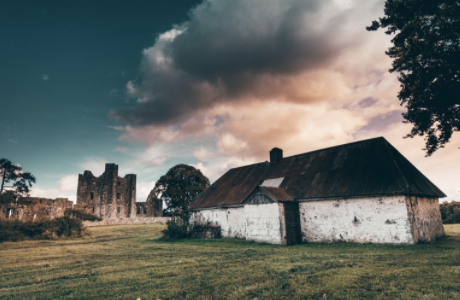
#> input picture tutcode/tree.png, 460 x 300 px, found by its file name
$ python blurring.py
#> lines starting #> are read from the running program, lines starting #| are printed output that depends on the picture
import numpy as np
import argparse
import cv2

ap = argparse.ArgumentParser()
ap.add_argument("-i", "--image",
	help = "Path to the image", default = "/Users/nicholasliu/Documents/adhoncs/csrepo/tutcode/tree.png")
args = vars(ap.parse_args())

image = cv2.imread(args["image"])
#> image is the input picture: shape (300, 460, 3); mean B, G, R 100, 105.4, 101.2
cv2.imshow("Original", image)

#hstack is horizontal stack
blurred = np.vstack([
    #kernels are like windows that take an average of the points in the area around it
	cv2.blur(image, (3, 3)),
	cv2.blur(image, (5, 5)),
	cv2.blur(image, (19, 19))])
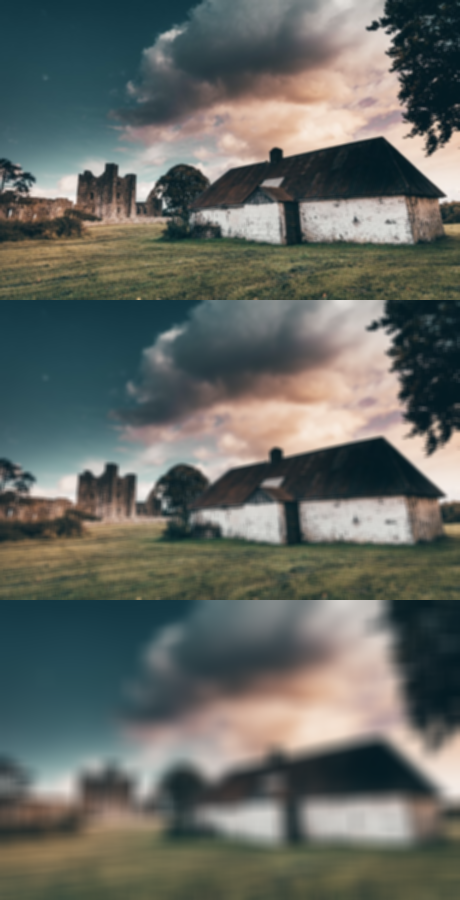
#> blurred: shape (900, 460, 3); mean B, G, R 100, 105.3, 101.2
cv2.imshow("blurred stuff", blurred)
cv2.waitKey(0)

#more weight towards the closer pixels so its not as blurred
#dont worry abpout the zero
blurred = np.hstack([
	cv2.GaussianBlur(image, (3, 3), 0),
	cv2.GaussianBlur(image, (5, 5), 0),
	cv2.GaussianBlur(image, (7, 7), 0)])
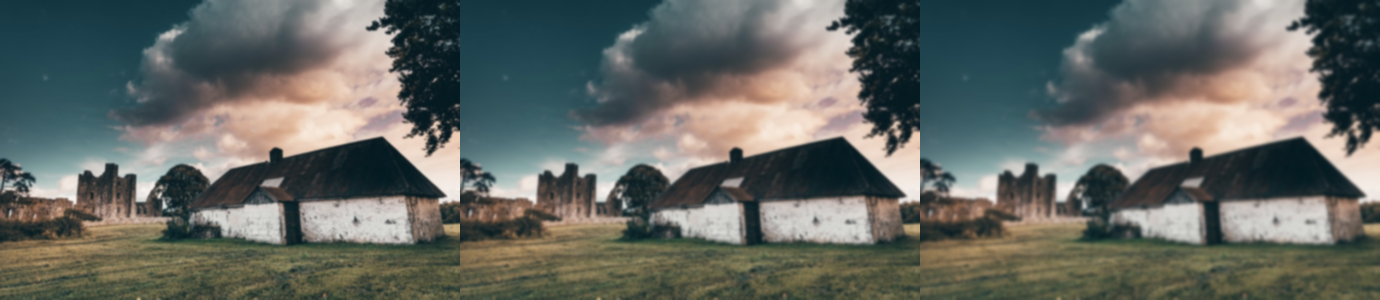
#> blurred: shape (300, 1380, 3); mean B, G, R 100, 105.4, 101.2
cv2.imshow("Gaussian", blurred)
cv2.waitKey(0)

#takes a median so that the pixel is a real pixel
#less detail but no motion blur
blurred = np.hstack([
	cv2.medianBlur(image, 3),
	cv2.medianBlur(image, 5),
	cv2.medianBlur(image, 7)])
cv2.imshow("Median", blurred)
cv2.waitKey(0)

#image, diameter of surrounding pixels, number of colors, pixels surrounding
blurred = np.hstack([
	cv2.bilateralFilter(image, 5, 21, 21),
	cv2.bilateralFilter(image, 7, 31, 31),
	cv2.bilateralFilter(image, 9, 41, 41)])
cv2.imshow("Bilateral", blurred)
cv2.waitKey(0)

$ run again, with tutcode/coins.png copied over tutcode/tree.png
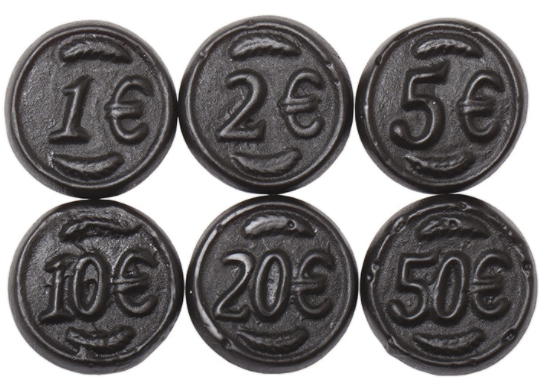
#> input picture tutcode/coins.png, 539 x 384 px, found by its file name
#> image is the input picture: shape (384, 539, 3); mean B, G, R 124.6, 124.1, 126.9
#> `blurred = np.vstack([`:
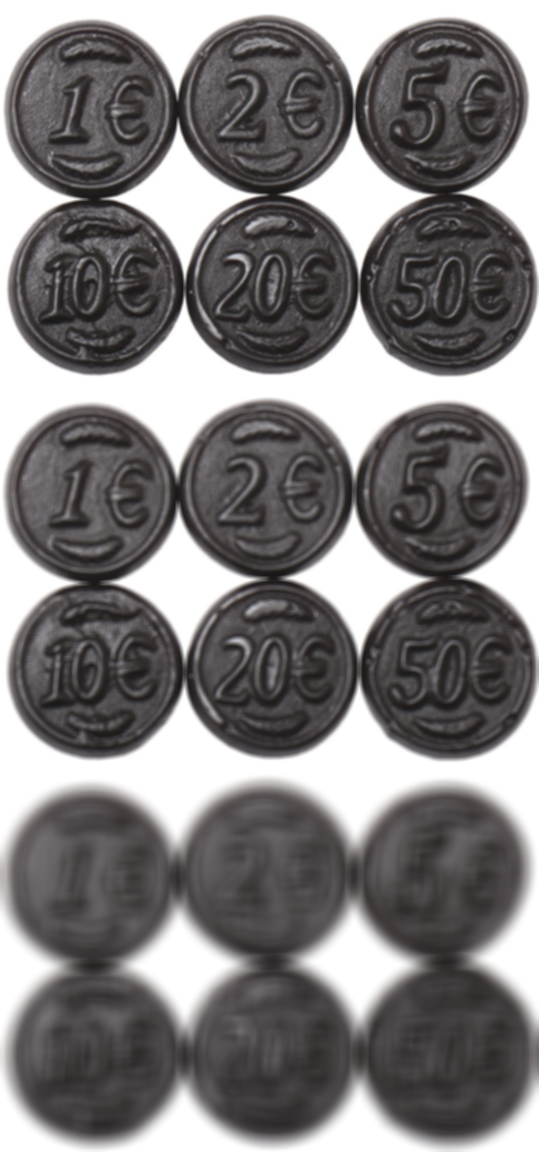
#> blurred: shape (1152, 539, 3); mean B, G, R 124.6, 124.1, 126.9
#> `blurred = np.hstack([ cv2.GaussianBlur(image, (3, 3), 0), cv2.Gaussian..`:
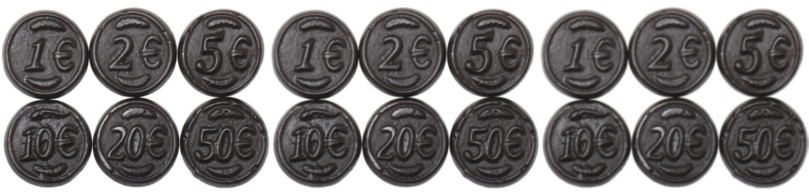
#> blurred: shape (384, 1617, 3) (shown at 1/2 size); mean B, G, R 124.6, 124.1, 126.9
